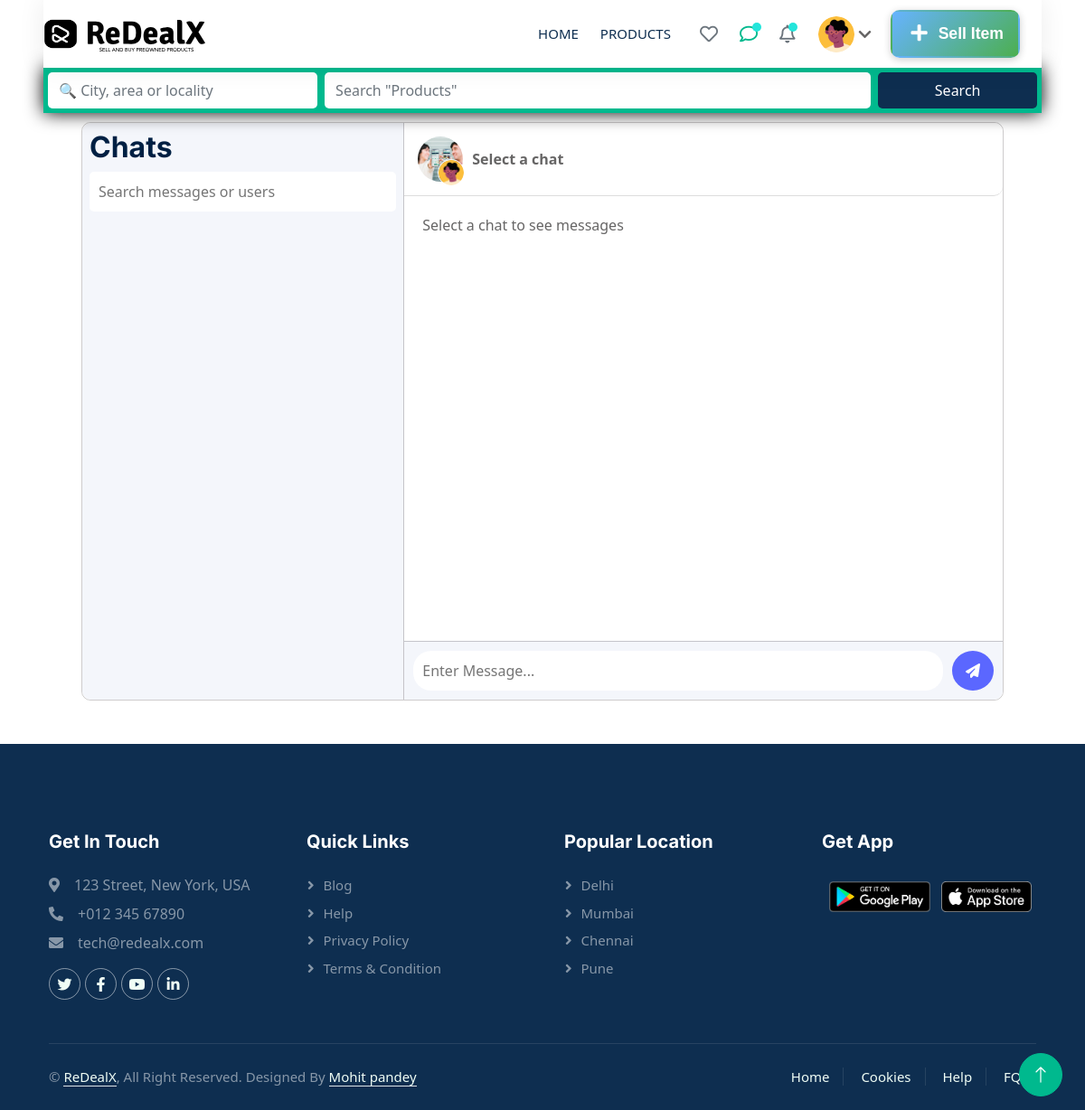
The app's page /chat/ (signed in), older data.
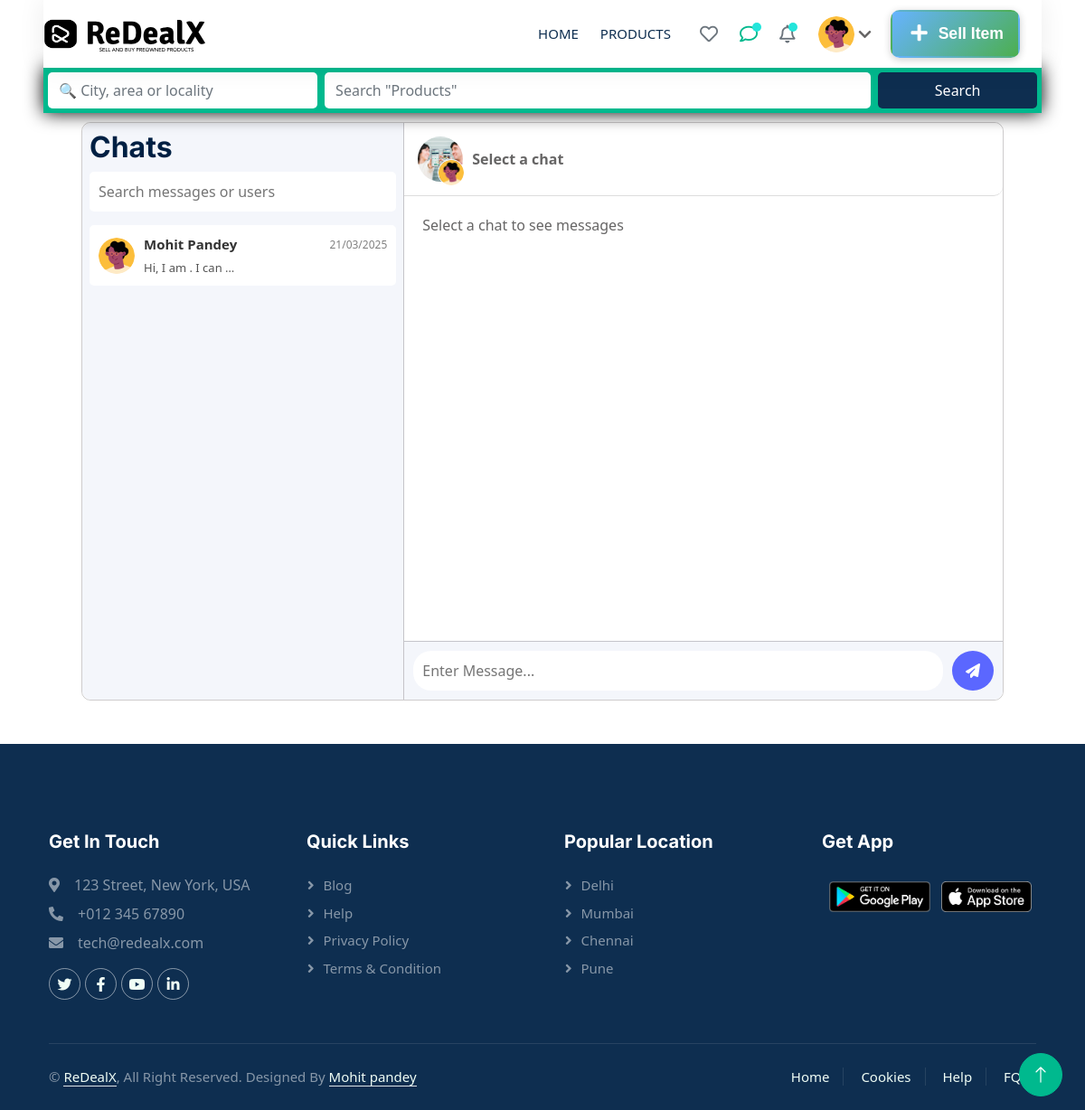
The same page, newer data.
### Chat/models.py (models this page shows, shortened)
class Chat(models.Model):
    product = models.ForeignKey(Product, on_delete=models.CASCADE, related_name="chat_product")
    buyer = models.ForeignKey(CustomUser, on_delete=models.CASCADE, related_name="buyer_chats")
    seller = models.ForeignKey(CustomUser, on_delete=models.CASCADE, related_name="seller_chats")
    created_at = models.DateTimeField(auto_now_add=True)
    class Meta:
        unique_together = ('product', 'buyer', 'seller')  # Ensure one chat per product between buyer & seller

class Message(models.Model):
    chat = models.ForeignKey(Chat, on_delete=models.CASCADE, related_name="messages")
    sender = models.ForeignKey(CustomUser, on_delete=models.CASCADE)
    text = models.TextField()
    timestamp = models.DateTimeField(auto_now_add=True)
    is_read = models.BooleanField(default=False)

### home/models.py (models this page shows, shortened)
class CustomUser(AbstractUser):
    phone_number = models.IntegerField(unique=True, blank=True, null=True)
    address = models.TextField(blank=True, null=True)
    profile_picture = models.ImageField(upload_to='user_profiles/', blank=True, null=True)
    email = models.EmailField(default='', max_length=254, null=True, blank=True)
    is_verified = models.BooleanField(default=False)
    created_at = models.DateTimeField(auto_now_add=True)

### Chat/views.py (the view)
# urls.py: path('', views.chatsPage, name="chats"),
@login_required
def chatsPage(request):
    if 'address' in request.GET or 'prod' in request.GET:
        search_results = search_products(request)
        return render(request, "allProducts.html", {'products': search_results} if search_results.exists() else {})
    auth_response = handle_user_auth(request)
    if auth_response:
        return auth_response
    user_chats = Chat.objects.filter(
        Q(buyer=request.user) | Q(seller=request.user)
    ).prefetch_related("messages").order_by('-created_at')
    notifications = Notification.objects.filter(user=request.user, is_read=False).order_by('-created_at')
    user_wishlist = WishlistItem.objects.filter(user=request.user).values_list('product_id', flat=True)
    context = {
        'chats': user_chats,
        'notifications': notifications,
        'user_wishlist': list(user_wishlist)
    }
    return render(request, 'chatPage.html', context)

### home/templatetags/custom_filters.py (called while the page is built)
@register.filter
def custom_timesince(value):
    if not value:
        return ""
    time_difference = now() - value
    if time_difference < timedelta(hours=1):
        minutes = time_difference.seconds // 60
        return f"{minutes} min ago"
    elif time_difference < timedelta(days=1):
        hours = time_difference.seconds // 3600
        return f"{hours} hr ago"
    elif time_difference < timedelta(days=30):
        days = time_difference.days
        return f"{days} days ago"
    elif time_difference < timedelta(days=365):
        months = time_difference.days // 30
        return f"{months} month{'s' if months > 1 else ''} ago"
    else:
        years = time_difference.days // 365
        return f"{years} year{'s' if years > 1 else ''} ago"

### Chat/templates/chatPage.html (shortened to what this page needs)
{% extends 'base.html' %}
{% load static %}
{% block css %}
<link rel="stylesheet" href="{% static 'Css/chatPage.css' %}" />
{% endblock %}
{% block body %}
{% include 'navbar.html' %}
<div class="chat-container">
    <aside class="sidebar">
        <h2>Chats</h2>
        <input type="text" class="search-bar" placeholder="Search messages or users" />
        <div class="contacts">
            {% for chat in chats %}
                {% if request.user == chat.buyer %}
                    {% with chat.seller as other_user %}
                        <div class="contact" onclick="setActiveChat(this, '{{ chat.id }}', '{{ other_user.first_name }}', '{{ other_user.last_name }}', '{{ chat.product.title }}', '{{ chat.product.price }}', '{% if chat.product.images.first.image1 %}{{ chat.product.images.first.image1.url }}{% else %}/static/default-product.jpg{% endif %}')">
                            <div class="imagechat">
                                <img src="{% if other_user.profile_picture %}{{ other_user.profile_picture.url }}{% else %}{% static 'img/userlogo.webp' %}{% endif %}" alt="User Avatar" />
                            </div>
                            <div class="chat-details">
                                <div class="detailname">
                                    <p class="name">{{ other_user.first_name }} {{ other_user.last_name }}</p>
                                    <p class="date">{{ chat.created_at|date:"d/m/Y" }}</p>
                                </div>
                                <div class="newchat">
                                     <p>{{ chat.messages.last.text|default:"No messages yet"|truncatewords:6 }}</p>
                                </div>
                            </div>
                        </div>
                    {% endwith %}
                {% endif %}
            {% endfor %}
        </div>
    </aside>
    <main class="chat-window">
        <header class="chat-header"style="display: flex; justify-content: space-between;aligh-items: center;">
            <div class="topname">
                <div class="image-container">
                    <img id="chat-user-image" src="{% static 'img/about1.png' %}" alt="User Image" class="chat-user-image">
                    <img src="{% static 'img/userlogo.webp' %}" alt="User Image" class="user-image">
                </div>
                <div class="chat-details">
                    <b><span id="chat-username">Select a chat</span></b>
                </div>
            </div>
        </header>
        <div class="chat-messages" id="chat-messages" data-user-id="{{ request.user.id }}">
            <p class="no-messages">Select a chat to see messages</p>
        </div>
        <footer class="chat-input">
            <input type="text" id="message-input" placeholder="Enter Message..." />
            <button id="send-message-btn"><i class="fa-solid fa-paper-plane"></i></button>
        </footer>
    </main>
</div>
{% endblock %}

Row changes from the older to the newer data that the page shows:
added Chat: seller.first_name "Mohit", seller.last_name "Pandey", created_at "21/03/2025", messages.last.text "Hi, I am . I can …"
